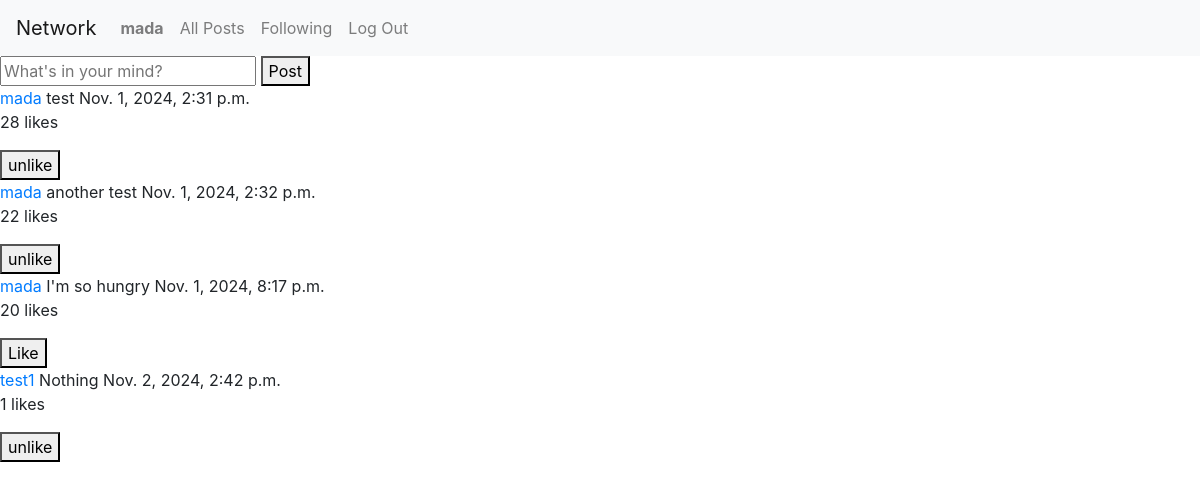
/ (signed in), run on an earlier commit of the app's database.
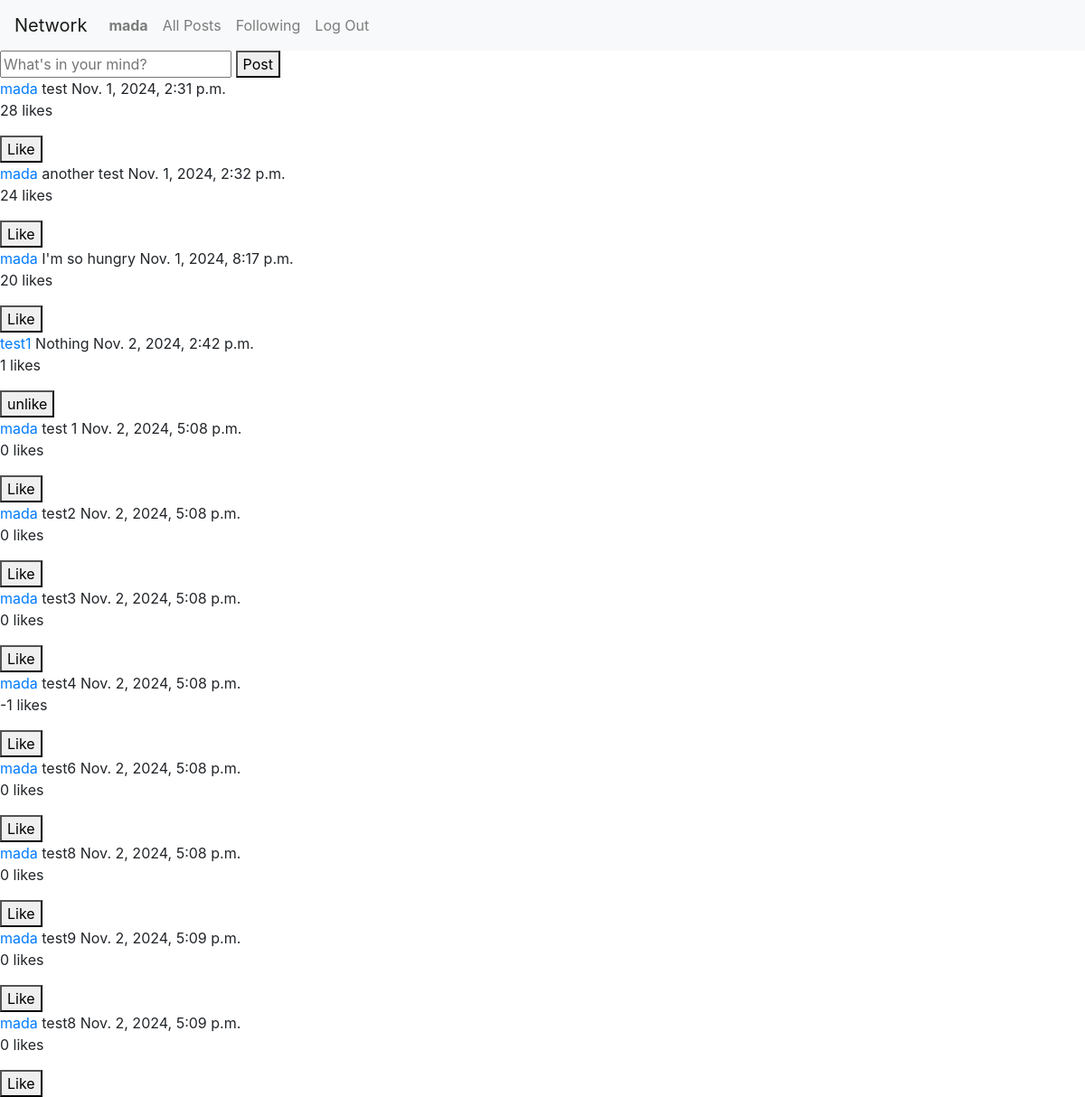
And on a later commit of the database.
### network/models.py (models this page shows, shortened)
class User(AbstractUser):
    pass

class Post(models.Model):
    post_username = models.ForeignKey(User, related_name="posts", on_delete=models.CASCADE)
    post_content = models.TextField()
    date = models.DateTimeField(auto_now_add=True)
    likes = models.IntegerField()

### network/views.py (the view)
# urls.py: path("", views.index, name="index"),
def index(request):
    if request.method == "POST":
        data = request.POST.get("post")
        post_data = Post(post_username = request.user, post_content = data, likes = 0)
        post_data.save()
        return HttpResponseRedirect(reverse("index"))
    if not request.user.is_authenticated:
        return HttpResponseRedirect(reverse("login"))
    all_posts = Post.objects.all()
    user_liked_post_list = Follower.objects.get(user=request.user).liked_posts.all()
    return render(request, "network/index.html", {
        "posts": all_posts,
        "user_liked_post_list" : user_liked_post_list
    })

### network/templates/network/index.html (shortened to what this page needs)
{% extends "network/layout.html" %}
{% block body %}
    <form action="{% url 'index' %}" method="post">
        <input type="text" name="post" placeholder="What's in your mind? ">
        <button type="submit">Post</button>
    </form>
    {% for post in posts %}
        <div>
            <a href="{% url 'user_profile' username=post.post_username %}">{{ post.post_username }}</a>
            {{ post.post_content }}
            {{ post.date }}
            <p class="like-count">{{ post.likes }} likes</p>
            {% if post in user_liked_post_list %}
                <button class="unlike-button" data-post-id="{{ post.id }}">unlike</button>
            {% else %}
                <button class="like-button" data-post-id="{{ post.id }}">Like</button>
            {% endif %}
        </div>
    {% endfor %}
{% endblock %}

### network/templates/network/layout.html (shortened to what this page needs)
{% load static %}
<!DOCTYPE html>
<html lang="en">
    <head>
        <link rel="stylesheet" href="https://stackpath.bootstrapcdn.com/bootstrap/4.4.1/css/bootstrap.min.css">
        <link href="{% static 'network/styles.css' %}" rel="stylesheet">
    </head>
    <body>
        <nav class="navbar navbar-expand-lg navbar-light bg-light">
            <a class="navbar-brand" href="#">Network</a>
            <div>
              <ul class="navbar-nav mr-auto">
                {% if user.is_authenticated %}
                    <li class="nav-item">
                        <a class="nav-link" href="{% url 'profile' %}"><strong>{{ user.username }}</strong></a>
                    </li>
                {% endif %}
                <li class="nav-item">
                  <a class="nav-link" href="{% url 'index' %}">All Posts</a>
                </li>
                {% if user.is_authenticated %}
                    <li class="nav-item">
                        <a class="nav-link" href="#">Following</a>
                    </li>
                    <li class="nav-item">
                        <a class="nav-link" href="{% url 'logout' %}">Log Out</a>
                    </li>
                {% endif %}
              </ul>
            </div>
          </nav>
        <div class="body">
            {% block body %}
            {% endblock %}
        </div>
    </body>
</html>

What changed in the data, as far as the page shows it:
computed for Post "test": text "unlike" → "Like"
changed Post "another test": likes "22" → "24"; text "unlike" → "Like"
added Post: post_username "mada", post_content "test 1", date "Nov. 2, 2024, 5:08 p.m.", likes "0"
added Post: post_username "mada", post_content "test2", date "Nov. 2, 2024, 5:08 p.m.", likes "0"
added Post: post_username "mada", post_content "test3", date "Nov. 2, 2024, 5:08 p.m.", likes "0"
added Post: post_username "mada", post_content "test4", date "Nov. 2, 2024, 5:08 p.m.", likes "-1"
added Post: post_username "mada", post_content "test6", date "Nov. 2, 2024, 5:08 p.m.", likes "0"
added Post: post_username "mada", post_content "test8", date "Nov. 2, 2024, 5:08 p.m.", likes "0"
added Post: post_username "mada", post_content "test9", date "Nov. 2, 2024, 5:09 p.m.", likes "0"
added Post: post_username "mada", post_content "test8", date "Nov. 2, 2024, 5:09 p.m.", likes "0"
